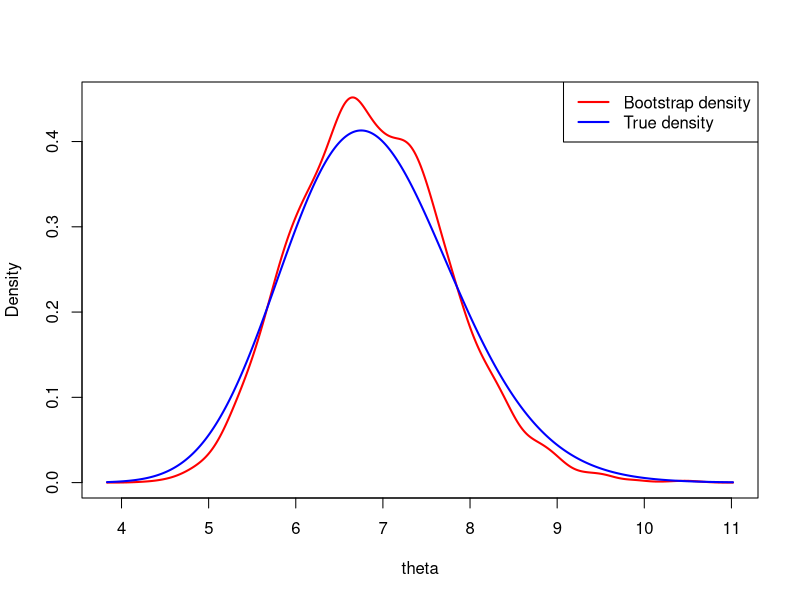

This chart was generated by the following R code:
### Estimation of the rate parameter of an exponential family

set.seed(1); n = 50; theta = 7

# Generate a sample with the exponential distribution
X <- rexp(n, rate = 1/theta)

# Bootstrap parameter 
B = 5000
B_est <- c() # bootstrap estimations of theta

for (i in 1:B){
  X_star <- sample(X, size =n, replace = TRUE)
  est_theta <- mean(X_star)
  B_est <- c(B_est, est_theta)
}

# Bootstrap distribution of the estimator of the param theta
B_dens = density(B_est, n = 500)

# True sampling distribution of the estimator of theta 
est_dens = dgamma(x=B_dens$x, shape = n, scale = mean(X) / n )

# Plot the true density and bootstrap density of the estimator 
plot(B_dens$x, B_dens$y, xlab = "theta", ylab = "Density", 
     col = "red", type ='l', lwd = 2)

lines(B_dens$x, est_dens, col = "blue", lwd = 2)

legend("topright",                  
       legend = c("Bootstrap density", "True density"),  
       col = c("red", "blue"),      
       lwd = 2,                     
       lty = 1)